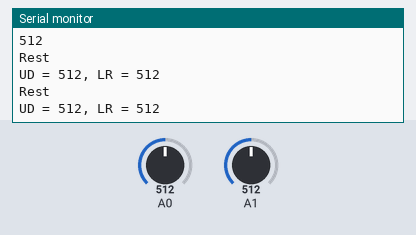
This sketch was run on a simulated Arduino Uno, built with avr-gcc and run on an emulated ATmega328P. Parts: the last lines printed to the serial monitor. The test bench sets the inputs (shaded band); at power-on: A0 = 512, A1 = 512.

Above: at 1.2 s.
1.3 s: A0 set to 490
At 2.5 s:
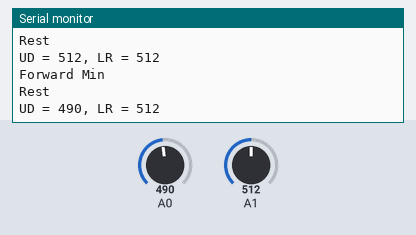
4.2 s: A1 set to 490
At 5.2 s:
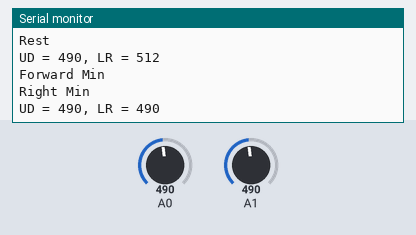
6.9 s: A0 set to 560
At 7.9 s:
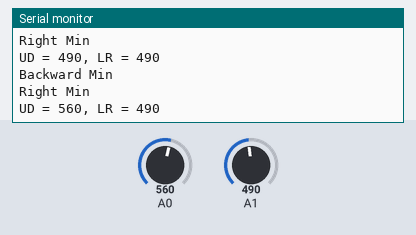
9.6 s: A1 set to 560
At 10.6 s:
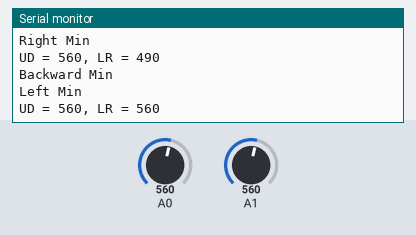
12.3 s: A0 set to 390
At 13.3 s:
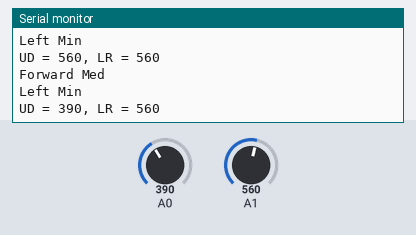
15.0 s: A1 set to 390
At 16.1 s:
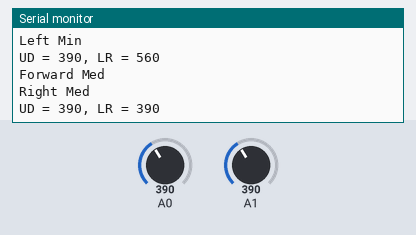
Timing chart, 0 to 18.0 s (numbered marks = the images above; inputs shaded):
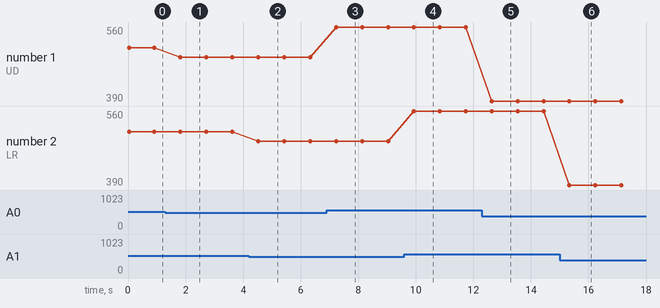

Measured:
- after the input at 1.3 s, the serial monitor: prints a new line after 0.50 s (image 1)
- after the input at 4.2 s, the serial monitor: prints a new line after 0.32 s (image 2)
- after the input at 6.9 s, the serial monitor: prints a new line after 0.31 s (image 3)
- after the input at 9.6 s, the serial monitor: prints a new line after 0.32 s (image 4)
- after the input at 12.3 s, the serial monitor: prints a new line after 0.31 s (image 5)
- after the input at 15.0 s, the serial monitor: prints a new line after 0.33 s (image 6)
- plotted number 1: 512 → 490 after the input at 1.3 s, 490 → 560 after the input at 6.9 s, 560 → 390 after the input at 12.3 s

The sketch:

Controller_Joystick_Finetuning_3_speeds.ino
```cpp
//INITIALISATION
int UD = 0;
int LR = 0;
int speedValue = 1;
#include <Servo.h>                      // Include servo library
Servo servoLeft;                        // Declare left and right servos
Servo servoRight;

int initialValuesUD = 0;

void setup() {
  UD = analogRead(A0); //Blue wire
  LR = analogRead(A1); //Yellow wire

  Serial.begin(9600);
  initialValuesUD = UD;
  Serial.println("SETUP------------------");
  Serial.println(initialValuesUD);
}

void loop() {
  UD = analogRead(A0); //Blue wire
  LR = analogRead(A1); //Yellow wire

//FORWARD AND BACKWARD ---------------------------------
  if ((UD >= 0) && (UD < 100)){
    Serial.println("Forward Max");
//    servoLeft.writeMicroseconds(1700);    // Left wheel counterclockwise
//    servoRight.writeMicroseconds(1300);   // Right wheel clockwise
  }

  else if ((UD > 100) && (UD < 400)){
    Serial.println("Forward Med");
//    servoLeft.writeMicroseconds(1700);    // Left wheel counterclockwise
//    servoRight.writeMicroseconds(1300);   // Right wheel clockwise
  }

    else if ((UD > 400) && (UD < 500)){
    Serial.println("Forward Min");
//    servoLeft.writeMicroseconds(1700);    // Left wheel counterclockwise
//    servoRight.writeMicroseconds(1300);   // Right wheel clockwise
  }
    else if ((UD >= 550) && (UD < 720)){
    Serial.println("Backward Min");
//    servoLeft.writeMicroseconds(1700);    // Left wheel counterclockwise
//    servoRight.writeMicroseconds(1300);   // Right wheel clockwise
  }

  else if ((UD > 720) && (UD < 900)){
    Serial.println("Backward Med");
//    servoLeft.writeMicroseconds(1700);    // Left wheel counterclockwise
//    servoRight.writeMicroseconds(1300);   // Right wheel clockwise
  }

    else if ((UD > 900) && (UD < 10123)){
    Serial.println("Backward Max");
//    servoLeft.writeMicroseconds(1700);    // Left wheel counterclockwise
//    servoRight.writeMicroseconds(1300);   // Right wheel clockwise
  }


//LEFT AND RIGHT ---------------------------------
  if ((LR >= 0) && (LR < 100)){
    Serial.println("Right Max");
//    servoLeft.writeMicroseconds(1700);    // Left wheel counterclockwise
//    servoRight.writeMicroseconds(1300);   // Right wheel clockwise
  }

  else if ((LR > 100) && (LR < 400)){
    Serial.println("Right Med");
//    servoLeft.writeMicroseconds(1700);    // Left wheel counterclockwise
//    servoRight.writeMicroseconds(1300);   // Right wheel clockwise
  }

   else if ((LR > 400) && (LR < 500)){
    Serial.println("Right Min");
//    servoLeft.writeMicroseconds(1700);    // Left wheel counterclockwise
//    servoRight.writeMicroseconds(1300);   // Right wheel clockwise
  }
   else if ((LR >= 550) && (LR < 720)){
    Serial.println("Left Min");
//    servoLeft.writeMicroseconds(1700);    // Left wheel counterclockwise
//    servoRight.writeMicroseconds(1300);   // Right wheel clockwise
  }

  else if ((LR > 720) && (LR < 900)){
    Serial.println("Left Med");
//    servoLeft.writeMicroseconds(1700);    // Left wheel counterclockwise
//    servoRight.writeMicroseconds(1300);   // Right wheel clockwise
  }

    else if ((LR > 900) && (LR < 10123)){
    Serial.println("Left Max");
//    servoLeft.writeMicroseconds(1700);    // Left wheel counterclockwise
//    servoRight.writeMicroseconds(1300);   // Right wheel clockwise
  }


  else{
    Serial.println("Rest");
    //servoLeft.writeMicroseconds(1500);    //Stay Still
    //servoRight.writeMicroseconds(1500);
  }


  Serial.print("UD = ");
  Serial.print(UD);
  Serial.print(", LR = ");
  Serial.println(LR);
  delay(900);


}


/*
Serial.print("UD = ");
Serial.print(UD);
Serial.print(", LR = ");
Serial.println(LR);
*/

void forward(int time)                  // Forward function
{
  servoLeft.writeMicroseconds(1700);    // Left wheel counterclockwise
  servoRight.writeMicroseconds(1300);   // Right wheel clockwise
  delay(time);                          // Maneuver for time ms
}

void turnLeft(int time)                 // Left turn function
{
  servoLeft.writeMicroseconds(1300);    // Left wheel clockwise
  servoRight.writeMicroseconds(1300);   // Right wheel clockwise
  delay(time);                          // Maneuver for time ms
}

void turnRight(int time)                // Right turn function
{
  servoLeft.writeMicroseconds(1700);    // Left wheel counterclockwise
  servoRight.writeMicroseconds(1700);   // Right wheel counterclockwise
  delay(time);                          // Maneuver for time ms
}

void backward(int time)                 // Backward function
{
  servoLeft.writeMicroseconds(1300);    // Left wheel clockwise
  servoRight.writeMicroseconds(1700);   // Right wheel counterclockwise
  delay(time);                          // Maneuver for time ms
}

/*TODO: Work on making robot move using percentages accoridng to base value
- Work on implementing the potentiometers?
- You coudl have a slalom vs normal driving mode

*/
```
